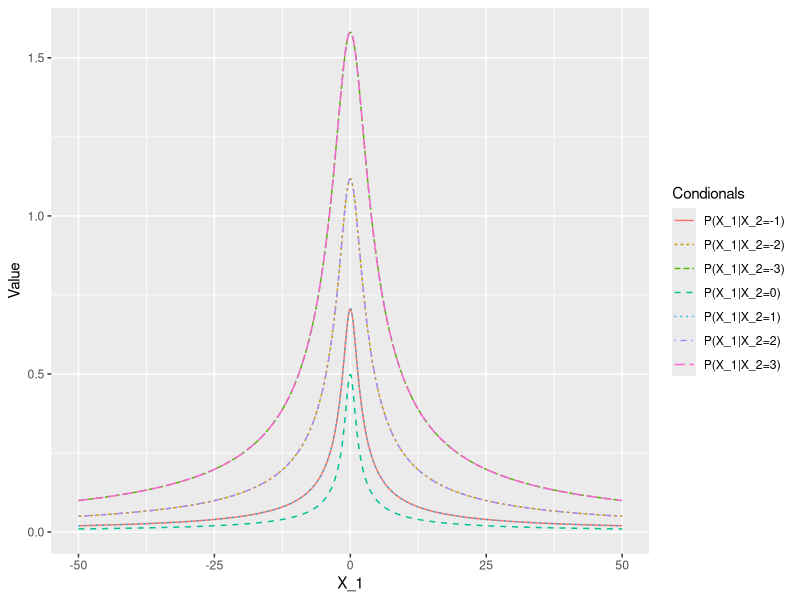

This chart was generated by the following R code:
## ---- chunk 1
library(tibble)
library(ggplot2)
library(tidyr)
library(dplyr)
## ---- chunk 2
pdf_func<-function(x2){
  # using conditional probability we have
  cond_prob <-((1+x1^2+x2^2)^-.5)*(1+x2^2)/2  # here I evaluated marginal probability analytically.
}
## ---- chunk 3
x1<-seq(-50,50, length.out=500) # let us take x1 points between -50 and 50
x2<-c(-3,-2,-1,0,1,2,3) # x2 are given to us

con_dist<-sapply(x2,pdf_func) # apply function to all points in x2 by for loop
df<-data.frame(x1, con_dist) #define data frame
colnames(df)<-c("X_1","P(X_1|X_2=-3)","P(X_1|X_2=-2)","P(X_1|X_2=-1)",
                "P(X_1|X_2=0)","P(X_1|X_2=1)","P(X_1|X_2=2)","P(X_1|X_2=3)") 
df<- df%>%
pivot_longer(cols = "P(X_1|X_2=-3)":"P(X_1|X_2=3)", names_to = "Condionals", 
             values_to = "Value") #I used this to create graphs in one figure

## use ggplot 
ggplot(df, aes(x=X_1, y=Value, color=Condionals, linetype = Condionals  ))+
         geom_line(aes(color = Condionals))
## ---- chunk 4
likelihood = function(theta, v){
  theta^v*(1-theta)^(3-v)
}

alpha= 2; theta=.1 
v_sun=c(1,0,2,2,2,3)
v_the=c(3,3,3,3,3,3)
v_foo=c(2,3,3,3,2,1)
data=data.frame(prior=round(ifelse(c("fun","sun","sit","sat","fan","for")=="for",
                                   alpha/(5+alpha),1/(5+alpha)),3))
row.names(data) = c("fun","sun","sit","sat","fan","for")
data<-data%>%
  mutate(sun_likelihood = round(likelihood(theta,v_sun),3))%>%
  mutate(sun_posterior = round(sun_likelihood*prior/sum(sun_likelihood*prior),3))%>%
  mutate(the_likelihood = round(likelihood(theta,v_the),3))%>%
  mutate(the_posterior= round(the_likelihood*prior/sum(the_likelihood*prior),3))%>%
  mutate(foo_likelihood = round(likelihood(theta,v_foo),3))%>%
  mutate(foo_posterior= round(foo_likelihood*prior/sum(foo_likelihood*prior),3))
data[,c(1,3,5,7)]
## ---- chunk 5
likelihood = function(theta, v){
  theta^v*(1-theta)^(3-v)
}

alpha= 50; theta=.1 
v_sun=c(1,0,2,2,2,3)
v_the=c(3,3,3,3,3,3)
v_foo=c(2,3,3,3,2,1)
data=data.frame(prior=round(ifelse(c("fun","sun","sit","sat","fan","for")=="for",
                                   alpha/(5+alpha),1/(5+alpha)),3))
row.names(data) = c("fun","sun","sit","sat","fan","for")
data<-data%>%
  mutate(sun_likelihood = round(likelihood(theta,v_sun),3))%>%
  mutate(sun_posterior = round(sun_likelihood*prior/sum(sun_likelihood*prior),3))%>%
  mutate(the_likelihood = round(likelihood(theta,v_the),3))%>%
  mutate(the_posterior= round(the_likelihood*prior/sum(the_likelihood*prior),3))%>%
  mutate(foo_likelihood = round(likelihood(theta,v_foo),3))%>%
  mutate(foo_posterior= round(foo_likelihood*prior/sum(foo_likelihood*prior),3))
data[,c(1,3,5,7)]
## ---- chunk 6
likelihood = function(theta, v){
  theta^v*(1-theta)^(3-v)
}

alpha= 2; theta=.95 
v_sun=c(1,0,2,2,2,3)
v_the=c(3,3,3,3,3,3)
v_foo=c(2,3,3,3,2,1)
data=data.frame(prior=round(ifelse(c("fun","sun","sit","sat","fan","for")=="for",
                                   alpha/(5+alpha),1/(5+alpha)),3))
row.names(data) = c("fun","sun","sit","sat","fan","for")
data<-data%>%
  mutate(sun_likelihood = round(likelihood(theta,v_sun),3))%>%
  mutate(sun_posterior = round(sun_likelihood*prior/sum(sun_likelihood*prior),3))%>%
  mutate(the_likelihood = round(likelihood(theta,v_the),3))%>%
  mutate(the_posterior= round(the_likelihood*prior/sum(the_likelihood*prior),3))%>%
  mutate(foo_likelihood = round(likelihood(theta,v_foo),3))%>%
  mutate(foo_posterior= round(foo_likelihood*prior/sum(foo_likelihood*prior),3))
data[,c(1,3,5,7)]
